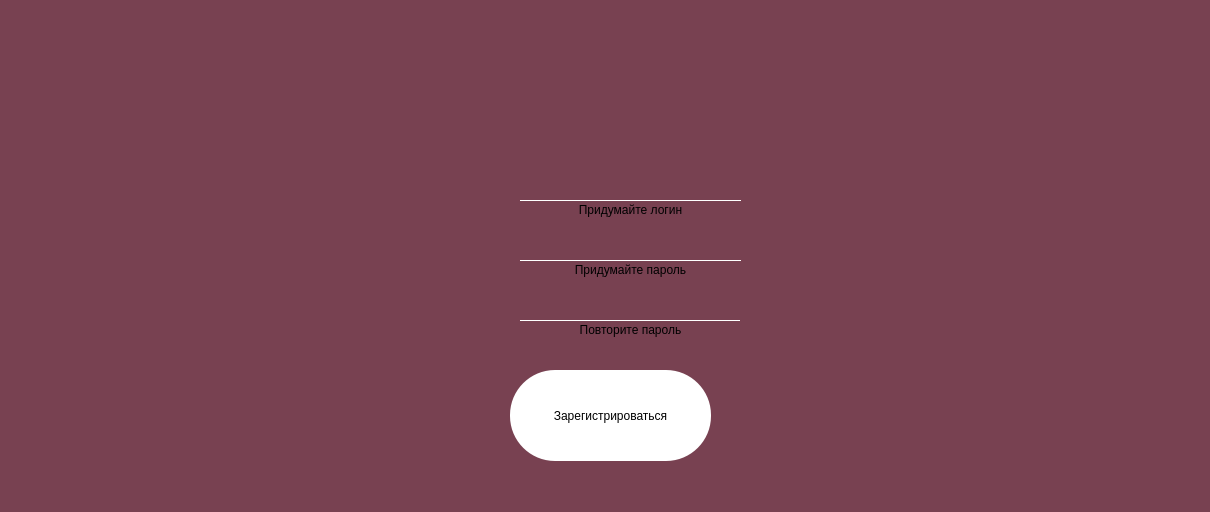
<?xml version="1.0" encoding="UTF-8"?>
<ui version="4.0">
 <class>reg_window</class>
 <widget class="QDialog" name="reg_window">
  <property name="geometry">
   <rect>
    <x>0</x>
    <y>0</y>
    <width>1210</width>
    <height>512</height>
   </rect>
  </property>
  <property name="windowTitle">
   <string>notes</string>
  </property>
  <property name="windowIcon">
   <iconset resource="recource.qrc">
    <normaloff>:/resource/images/заголовок-10.png</normaloff>:/resource/images/заголовок-10.png</iconset>
  </property>
  <property name="styleSheet">
   <string notr="true">background-color: rgb(120, 65, 81);
</string>
  </property>
  <widget class="QLabel" name="label_Name">
   <property name="geometry">
    <rect>
     <x>540</x>
     <y>200</y>
     <width>181</width>
     <height>20</height>
    </rect>
   </property>
   <property name="styleSheet">
    <string notr="true">font: italic 8pt &quot;Montserrat&quot;;
background-color: qlineargradient(spread:pad, x1:0.5, y1:0.869318, x2:0.499, y2:1, stop:0.741573 rgba(0, 0, 0, 0), stop:1 rgba(255, 255, 255, 0));</string>
   </property>
   <property name="text">
    <string>Придумайте логин</string>
   </property>
   <property name="alignment">
    <set>Qt::AlignCenter</set>
   </property>
  </widget>
  <widget class="QLabel" name="label_Pass">
   <property name="geometry">
    <rect>
     <x>530</x>
     <y>260</y>
     <width>201</width>
     <height>20</height>
    </rect>
   </property>
   <property name="styleSheet">
    <string notr="true">font: italic 8pt &quot;Montserrat&quot;;
background-color: qlineargradient(spread:pad, x1:0.5, y1:0.869318, x2:0.499, y2:1, stop:0.741573 rgba(0, 0, 0, 0), stop:1 rgba(255, 255, 255, 0));</string>
   </property>
   <property name="text">
    <string>Придумайте пароль</string>
   </property>
   <property name="alignment">
    <set>Qt::AlignCenter</set>
   </property>
  </widget>
  <widget class="QLabel" name="label_Confirm">
   <property name="geometry">
    <rect>
     <x>540</x>
     <y>320</y>
     <width>181</width>
     <height>20</height>
    </rect>
   </property>
   <property name="styleSheet">
    <string notr="true">font: italic 8pt &quot;Montserrat&quot;;
background-color: qlineargradient(spread:pad, x1:0.5, y1:0.869318, x2:0.499, y2:1, stop:0.741573 rgba(0, 0, 0, 0), stop:1 rgba(255, 255, 255, 0));</string>
   </property>
   <property name="text">
    <string>Повторите пароль</string>
   </property>
   <property name="alignment">
    <set>Qt::AlignCenter</set>
   </property>
  </widget>
  <widget class="QLabel" name="label_Name_2">
   <property name="geometry">
    <rect>
     <x>470</x>
     <y>160</y>
     <width>51</width>
     <height>51</height>
    </rect>
   </property>
   <property name="styleSheet">
    <string notr="true">background-color: rgba(255, 255, 255, 0);</string>
   </property>
   <property name="text">
    <string/>
   </property>
   <property name="pixmap">
    <pixmap resource="recource.qrc">:/resource/images/иконки_Log_pas2-03.png</pixmap>
   </property>
   <property name="scaledContents">
    <bool>true</bool>
   </property>
  </widget>
  <widget class="QLabel" name="label_Pass_2">
   <property name="geometry">
    <rect>
     <x>470</x>
     <y>220</y>
     <width>51</width>
     <height>51</height>
    </rect>
   </property>
   <property name="styleSheet">
    <string notr="true">background-color: rgba(255, 255, 255, 0);</string>
   </property>
   <property name="pixmap">
    <pixmap resource="recource.qrc">:/resource/images/иконки_Log_pas2-02.png</pixmap>
   </property>
   <property name="scaledContents">
    <bool>true</bool>
   </property>
  </widget>
  <widget class="QLabel" name="label_Confirm_2">
   <property name="geometry">
    <rect>
     <x>470</x>
     <y>280</y>
     <width>51</width>
     <height>51</height>
    </rect>
   </property>
   <property name="styleSheet">
    <string notr="true">font: italic 12pt &quot;Montserrat&quot;;
background-color: qlineargradient(spread:pad, x1:0.5, y1:0.869318, x2:0.499, y2:1, stop:0.741573 rgba(0, 0, 0, 0), stop:1 rgba(255, 255, 255, 0));</string>
   </property>
   <property name="text">
    <string/>
   </property>
   <property name="pixmap">
    <pixmap resource="recource.qrc">:/resource/images/повтор-09.png</pixmap>
   </property>
   <property name="scaledContents">
    <bool>true</bool>
   </property>
   <property name="alignment">
    <set>Qt::AlignRight|Qt::AlignTrailing|Qt::AlignVCenter</set>
   </property>
   <property name="wordWrap">
    <bool>false</bool>
   </property>
  </widget>
  <widget class="QLabel" name="label">
   <property name="geometry">
    <rect>
     <x>315</x>
     <y>-50</y>
     <width>631</width>
     <height>331</height>
    </rect>
   </property>
   <property name="styleSheet">
    <string notr="true">background-color: rgba(255, 255, 255, 0);</string>
   </property>
   <property name="text">
    <string/>
   </property>
   <property name="pixmap">
    <pixmap resource="recource.qrc">:/resource/images/писанина2-04.png</pixmap>
   </property>
   <property name="scaledContents">
    <bool>true</bool>
   </property>
  </widget>
  <widget class="QLineEdit" name="passwordLineEdit">
   <property name="geometry">
    <rect>
     <x>520</x>
     <y>220</y>
     <width>221</width>
     <height>41</height>
    </rect>
   </property>
   <property name="styleSheet">
    <string notr="true">border-top-width: 0px; 
border-style: solid; 
border-color: white;
border-bottom-width: 1px;
background-color: qlineargradient(spread:pad, x1:0.5, y1:0.869318, x2:0.499, y2:1, stop:0.741573 rgba(0, 0, 0, 0), stop:1 rgba(255, 255, 255, 0));</string>
   </property>
  </widget>
  <widget class="QLineEdit" name="nameLineEdit">
   <property name="geometry">
    <rect>
     <x>520</x>
     <y>160</y>
     <width>221</width>
     <height>41</height>
    </rect>
   </property>
   <property name="styleSheet">
    <string notr="true">border-top-width: 0px; 
border-style: solid; 
border-color: white;
border-bottom-width: 1px;
background-color: qlineargradient(spread:pad, x1:0.5, y1:0.869318, x2:0.499, y2:1, stop:0.741573 rgba(0, 0, 0, 0), stop:1 rgba(255, 255, 255, 0));</string>
   </property>
  </widget>
  <widget class="QLineEdit" name="confirmLineEdit">
   <property name="geometry">
    <rect>
     <x>520</x>
     <y>280</y>
     <width>220</width>
     <height>41</height>
    </rect>
   </property>
   <property name="styleSheet">
    <string notr="true">border-top-width: 0px; 
border-style: solid; 
border-color: white;
border-bottom-width: 1px;
background-color: qlineargradient(spread:pad, x1:0.5, y1:0.869318, x2:0.499, y2:1, stop:0.741573 rgba(0, 0, 0, 0), stop:1 rgba(255, 255, 255, 0));</string>
   </property>
  </widget>
  <widget class="QPushButton" name="registerPushButton">
   <property name="geometry">
    <rect>
     <x>510</x>
     <y>370</y>
     <width>201</width>
     <height>91</height>
    </rect>
   </property>
   <property name="styleSheet">
    <string notr="true">border-width: 1px;
font: italic 12pt &quot;Montserrat&quot;;
background-color: rgb(255, 255, 255);
border-color: white;
border-radius: 45px;</string>
   </property>
   <property name="text">
    <string>Зарегистрироваться</string>
   </property>
  </widget>
  <zorder>confirmLineEdit</zorder>
  <zorder>registerPushButton</zorder>
  <zorder>label</zorder>
  <zorder>label_Name</zorder>
  <zorder>label_Pass</zorder>
  <zorder>label_Confirm</zorder>
  <zorder>label_Confirm_2</zorder>
  <zorder>label_Name_2</zorder>
  <zorder>label_Pass_2</zorder>
  <zorder>passwordLineEdit</zorder>
  <zorder>nameLineEdit</zorder>
 </widget>
 <tabstops>
  <tabstop>nameLineEdit</tabstop>
  <tabstop>passwordLineEdit</tabstop>
  <tabstop>confirmLineEdit</tabstop>
  <tabstop>registerPushButton</tabstop>
 </tabstops>
 <resources>
  <include location="recource.qrc"/>
 </resources>
 <connections/>
</ui>
